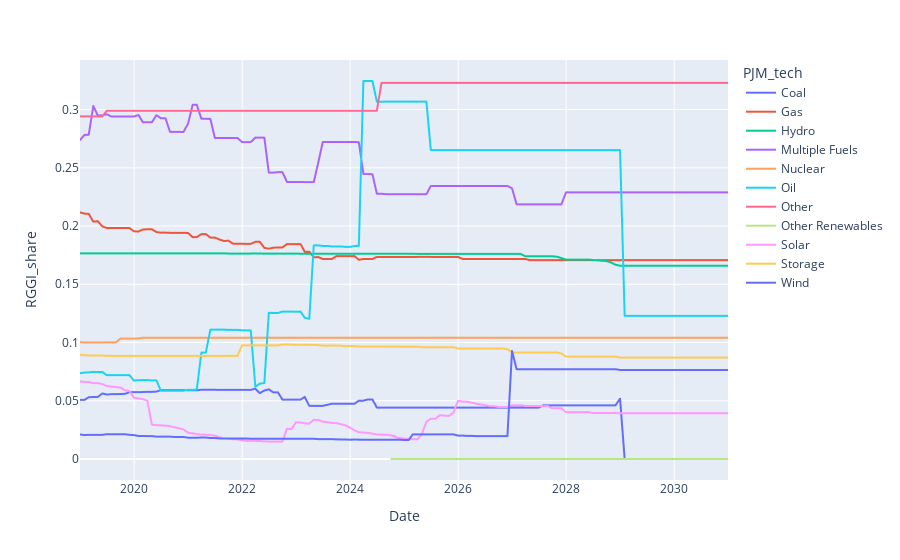

This figure's notebook cell:
### Code cell
px.line(historical_and_forecast,x='Date',y='RGGI_share',color='PJM_tech')

### Figure 1 — Plotly figure (JSON) as saved in the notebook; plotly's stock layout.template omitted (floating-point values rounded to 4 significant figures; data arrays with more than 128 entries replaced by an {"elided": "..."} marker saying what was removed)
{"data": [{"hovertemplate": "PJM_tech=Coal<br>Date=%{x}<br>RGGI_share=%{y}<extra></extra>", "legendgroup": "Coal", "line": {"color": "#636efa", "dash": "solid"}, "marker": {"symbol": "circle"}, "mode": "lines", "name": "Coal", "showlegend": true, "type": "scattergl", "x": {"elided": "147 str values"}, "xaxis": "x", "y": {"elided": "147 float values"}, "yaxis": "y"}, {"hovertemplate": "PJM_tech=Gas<br>Date=%{x}<br>RGGI_share=%{y}<extra></extra>", "legendgroup": "Gas", "line": {"color": "#EF553B", "dash": "solid"}, "marker": {"symbol": "circle"}, "mode": "lines", "name": "Gas", "showlegend": true, "type": "scattergl", "x": {"elided": "147 str values"}, "xaxis": "x", "y": {"elided": "147 float values"}, "yaxis": "y"}, {"hovertemplate": "PJM_tech=Hydro<br>Date=%{x}<br>RGGI_share=%{y}<extra></extra>", "legendgroup": "Hydro", "line": {"color": "#00cc96", "dash": "solid"}, "marker": {"symbol": "circle"}, "mode": "lines", "name": "Hydro", "showlegend": true, "type": "scattergl", "x": {"elided": "147 str values"}, "xaxis": "x", "y": {"elided": "147 float values"}, "yaxis": "y"}, {"hovertemplate": "PJM_tech=Multiple Fuels<br>Date=%{x}<br>RGGI_share=%{y}<extra></extra>", "legendgroup": "Multiple Fuels", "line": {"color": "#ab63fa", "dash": "solid"}, "marker": {"symbol": "circle"}, "mode": "lines", "name": "Multiple Fuels", "showlegend": true, "type": "scattergl", "x": {"elided": "147 str values"}, "xaxis": "x", "y": {"elided": "147 float values"}, "yaxis": "y"}, {"hovertemplate": "PJM_tech=Nuclear<br>Date=%{x}<br>RGGI_share=%{y}<extra></extra>", "legendgroup": "Nuclear", "line": {"color": "#FFA15A", "dash": "solid"}, "marker": {"symbol": "circle"}, "mode": "lines", "name": "Nuclear", "showlegend": true, "type": "scattergl", "x": {"elided": "147 str values"}, "xaxis": "x", "y": {"elided": "147 float values"}, "yaxis": "y"}, {"hovertemplate": "PJM_tech=Oil<br>Date=%{x}<br>RGGI_share=%{y}<extra></extra>", "legendgroup": "Oil", "line": {"color": "#19d3f3", "dash": "solid"}, "marker": {"symbol": "circle"}, "mode": "lines", "name": "Oil", "showlegend": true, "type": "scattergl", "x": {"elided": "147 str values"}, "xaxis": "x", "y": {"elided": "147 float values"}, "yaxis": "y"}, {"hovertemplate": "PJM_tech=Other<br>Date=%{x}<br>RGGI_share=%{y}<extra></extra>", "legendgroup": "Other", "line": {"color": "#FF6692", "dash": "solid"}, "marker": {"symbol": "circle"}, "mode": "lines", "name": "Other", "showlegend": true, "type": "scattergl", "x": {"elided": "147 str values"}, "xaxis": "x", "y": {"elided": "147 float values"}, "yaxis": "y"}, {"hovertemplate": "PJM_tech=Other Renewables<br>Date=%{x}<br>RGGI_share=%{y}<extra></extra>", "legendgroup": "Other Renewables", "line": {"color": "#B6E880", "dash": "solid"}, "marker": {"symbol": "circle"}, "mode": "lines", "name": "Other Renewables", "showlegend": true, "type": "scattergl", "x": {"elided": "147 str values"}, "xaxis": "x", "y": {"elided": "147 int values"}, "yaxis": "y"}, {"hovertemplate": "PJM_tech=Solar<br>Date=%{x}<br>RGGI_share=%{y}<extra></extra>", "legendgroup": "Solar", "line": {"color": "#FF97FF", "dash": "solid"}, "marker": {"symbol": "circle"}, "mode": "lines", "name": "Solar", "showlegend": true, "type": "scattergl", "x": {"elided": "147 str values"}, "xaxis": "x", "y": {"elided": "147 float values"}, "yaxis": "y"}, {"hovertemplate": "PJM_tech=Storage<br>Date=%{x}<br>RGGI_share=%{y}<extra></extra>", "legendgroup": "Storage", "line": {"color": "#FECB52", "dash": "solid"}, "marker": {"symbol": "circle"}, "mode": "lines", "name": "Storage", "showlegend": true, "type": "scattergl", "x": {"elided": "147 str values"}, "xaxis": "x", "y": {"elided": "147 float values"}, "yaxis": "y"}, {"hovertemplate": "PJM_tech=Wind<br>Date=%{x}<br>RGGI_share=%{y}<extra></extra>", "legendgroup": "Wind", "line": {"color": "#636efa", "dash": "solid"}, "marker": {"symbol": "circle"}, "mode": "lines", "name": "Wind", "showlegend": true, "type": "scattergl", "x": {"elided": "147 str values"}, "xaxis": "x", "y": {"elided": "147 float values"}, "yaxis": "y"}], "layout": {"legend": {"title": {"text": "PJM_tech"}, "tracegroupgap": 0}, "margin": {"t": 60}, "xaxis": {"anchor": "y", "domain": [0, 1], "title": {"text": "Date"}}, "yaxis": {"anchor": "x", "domain": [0, 1], "title": {"text": "RGGI_share"}}}}
